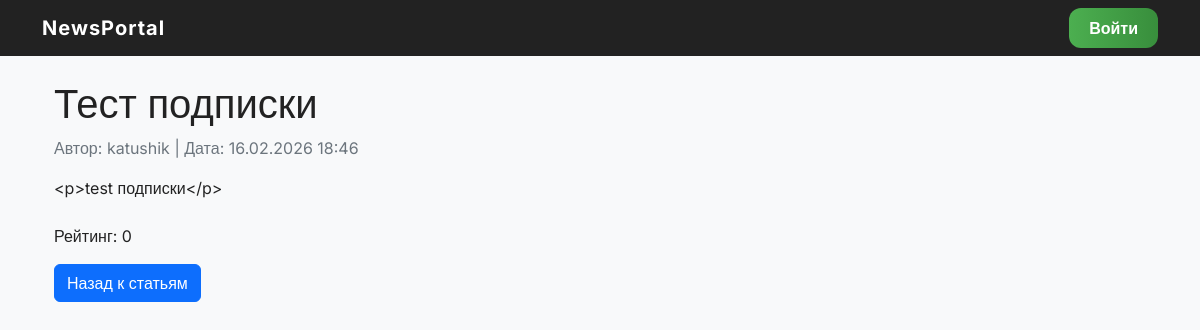
The app's page /articles/20/ with its own data.
### portal/models.py (models this page shows, shortened)
class Post(models.Model):
    ARTICLE = 'AR'
    NEWS = 'NW'
    TYPES = [
        (ARTICLE, 'Статья'),
        (NEWS, 'Новость'),
    ]
    author = models.ForeignKey(Author, on_delete=models.CASCADE)
    type = models.CharField(max_length=2, choices=TYPES)
    created_at = models.DateTimeField(auto_now_add=True)
    categories = models.ManyToManyField(
        Category,
        through='PostCategory',
        related_name='posts'
    )
    title = models.CharField(max_length=255)
    text = models.TextField()
    rating = models.IntegerField(default=0)
    image = models.ImageField(upload_to='posts/', blank=True, null=True)
    class Meta:
        ordering = ['-created_at']
        verbose_name = 'Пост'
        verbose_name_plural = 'Посты'

class Author(models.Model):
    user = models.OneToOneField(User, on_delete=models.CASCADE)
    rating = models.IntegerField(default=0)

### portal/views.py (the view)
# urls.py: path('articles/<int:pk>/', ArticleDetail.as_view(), name='article_detail'),
class ArticleDetail(DetailView):
    model = Post
    template_name = 'articles/article_detail.html'
    context_object_name = 'article'
    def get_queryset(self):
        return Post.objects.filter(type='AR')

### portal/templatetags/censor.py (called while the page is built)
@register.filter(name='censor')
def censor(value):
    if not isinstance(value, str):
        return value
    for word in BAD_WORDS:
        value = value.replace(word, '*' * len(word))
    return value

### portal/templates/articles/article_detail.html (shortened to what this page needs)
{% extends 'base.html' %}
{% load static %}
{% load censor %}
{% block content %}
<div class="container mt-4">
    <h1>{{ article.title|censor }}</h1>
    <p class="text-muted">
        Автор: {{ article.author.user.username }} | Дата: {{ article.created_at|date:"d.m.Y H:i" }}
    </p>
    <div class="mb-4">
        {{ article.text|linebreaks|censor }}
    </div>
    <p>Рейтинг: {{ article.rating }}</p>
    <a href="{% url 'article_list' %}" class="btn btn-primary">Назад к статьям</a>
</div>
{% endblock %}

### static/css/account.css (style rules this page uses)
body { font-family: 'Inter', sans-serif; background: #f0f4f8; margin: 0; color: #222; -webkit-font-smoothing: antialiased; -moz-osx-font-smoothing: grayscale; transition: background-color 0.3s ease, color 0.3s ease; }

### records on screen
Post: title|censor "Тест подписки", author.user.username "katushik", created_at "16.02.2026 18:46", text|censor "<p>test подписки</p>", rating "0"
